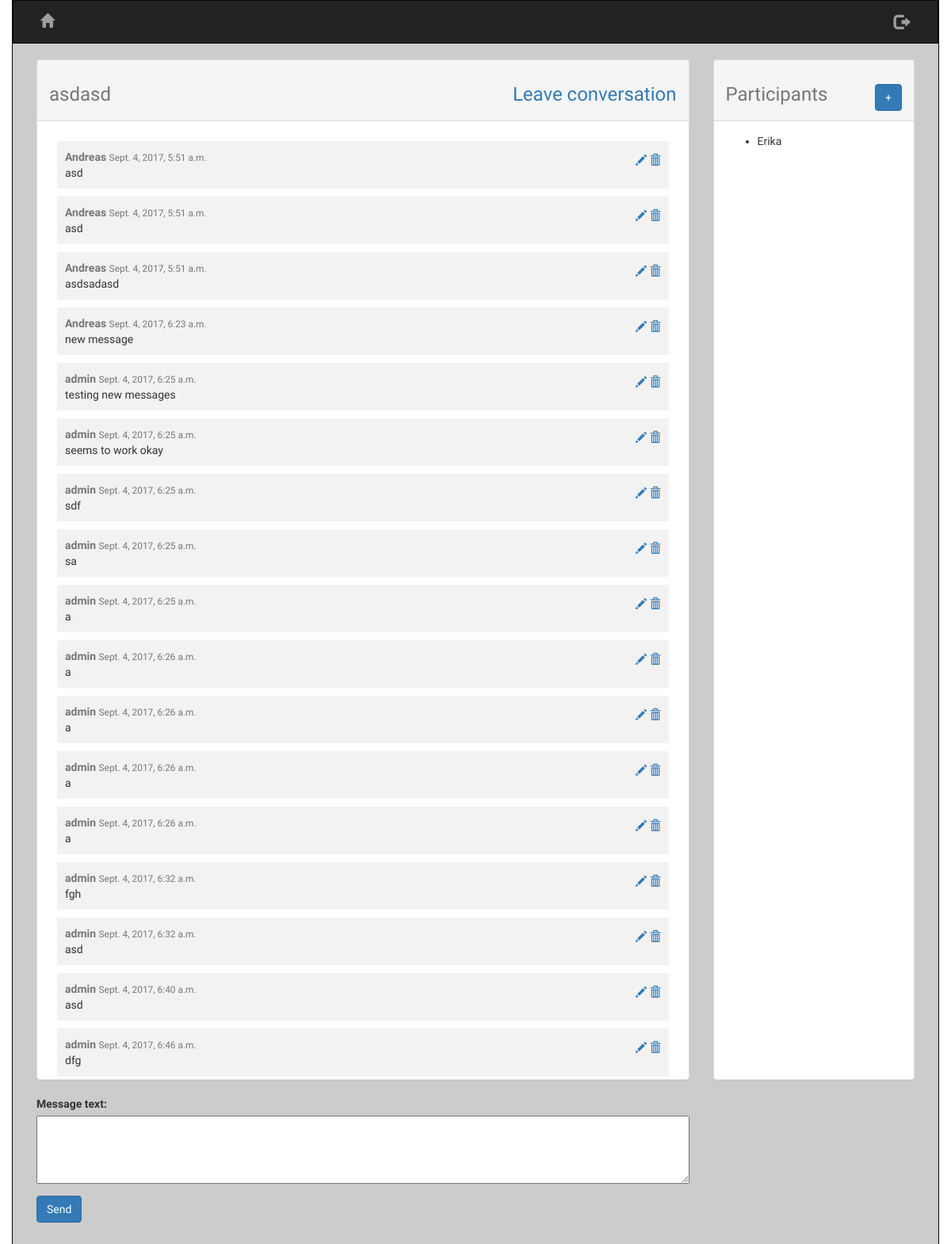
Screenshot of /messenger/conversations/37/ with the database file from the repository.
### messenger/models.py (models this page shows, shortened)
class Conversation(models.Model):
	participants = models.ManyToManyField(User)
	created = models.DateTimeField(auto_now=True)
	conversation_name = models.CharField(max_length=100)

class Message(models.Model):
	sent_by = models.ForeignKey(User, related_name='sent_by')
	conversation = models.ForeignKey(Conversation, on_delete=models.CASCADE)
	message_text = models.CharField(max_length=1000)
	timestamp = models.DateTimeField(auto_now_add=True)

### messenger/views.py (the view, shortened to what this page needs)
# urls.py: url(r'^conversations/(?P<conversation_id>[0-9]+)/$', views.ConversationView.as_view(), name="conversation"),
class ConversationView(generic.TemplateView):
	template_name = 'messenger/conversation.html'
	def get(self, request, conversation_id):
		conversation = Conversation.objects.get(pk=conversation_id)
		participants = conversation.participants.all()
		messages = conversation.message_set.all().order_by('timestamp')
		messageform = MessageForm()
		participantform = AddParticipantForm()
		return render(request, 'messenger/conversation.html',
			{'messageform': messageform, 'participantform': participantform, 'conversation': conversation, 'participants': participants, 'messages': messages, 'pk': conversation_id})

### messenger/forms.py
class MessageForm(forms.ModelForm):
	class Meta:
		model = Message
		fields = ('message_text',)
		widgets = {'message_text': forms.Textarea(attrs={'rows': 4})}

class AddParticipantForm(forms.Form):
	username = forms.CharField(max_length=150)
	class Meta:
		fields = ('username',)

### messenger/templates/messenger/conversation.html (shortened to what this page needs)
{% extends 'messenger/base.html' %}
{% block scripts %}
  {% load staticfiles %}
  <link rel="stylesheet" type="text/css" href={% static 'messenger/css/conversation.css' %} />
{% endblock %}
{% block content %}
  <div class="col-md-9" style="float: left;">
  <div class="panel panel-default">
    <div class="panel-heading">
      <div class="panel-title">
        <h3 class="text-muted">
      		{{ conversation.conversation_name }}
      		<a style="float: right;" href="{% url 'messenger:leaveconversation' conversation.pk %}">Leave conversation</a>
      	</h3>
      </div>
    </div>
    <div class="panel-body">
      {% if messages %}
        {% for message in messages %}
          <div class="messagerow">
            <strong class="text-muted">{{ message.sent_by }}</strong>
            <small class="text-muted">{{ message.timestamp }}</small>
            <span style="float: right; padding-top: 5px;"
  						<a href="{% url 'messenger:editmessage' message.pk %}">
  							<span class="glyphicon glyphicon-pencil"></span>
  						</a>
  						<a href="{% url 'messenger:removemessage' message.pk %}">
  							<span class="glyphicon glyphicon-trash"></span>
  						</a>
            </span>
            <br />
            {{ message.message_text }}
          </div>
        {% endfor %}
        {% else %}
          <p>Nothing to see here...</p>
        {% endif %}
      </div>
    </div>
    <div>
        <form method="post" class="input">
          {{ messageform.as_p }}
          <button type="submit" class="btn btn-primary" id="sendmessage">Send</button>
        </form>
      </div>
  </div>
  <div class="col-md-3" style="float: right;">
    <div class="panel panel-default">
      <div class="panel-heading">
        <div class="panel-title">
          <h3 class="text-muted">
            Participants
          <form action="{% url 'messenger:addparticipant' conversation.pk %}" style="float: right;">
            <button class="btn btn-primary">+</button>
          </form>
          </h3>
        </div>
      </div>
      <div class="panel-body">
        {% if participants %}
      		<ul>
      			{% for p in participants %}
      				<li>{{ p.username }}</li>
      			{% endfor %}
      		</ul>
        {% endif %}
      </div>
    </div>
{% endblock %}

### messenger/static/messenger/css/style.css (style rules this page uses)
body { font-family: Yantramanav; background-image: url("https://blog.spoongraphics.co.uk/wp-content/uploads/2012/textures/19.jpg"); }

### messenger/static/messenger/css/conversation.css (style rules this page uses)
.panel { height: 60vh; overflow: auto; }
.panel-heading { position: sticky; z-index: 99999; top: 0; }
textarea { width: 100%; }
.messagerow { padding: 10px; margin: 10px; background-color: #f2f2f2; }

### rows the page displays
Conversation: conversation_name "asdasd"
Message: sent_by "Andreas", timestamp "Sept. 4, 2017, 5:51 a.m.", message_text "asd"
Message: sent_by "Andreas", timestamp "Sept. 4, 2017, 5:51 a.m.", message_text "asd"
Message: sent_by "Andreas", timestamp "Sept. 4, 2017, 5:51 a.m.", message_text "asdsadasd"
Message: sent_by "Andreas", timestamp "Sept. 4, 2017, 6:23 a.m.", message_text "new message"
Message: sent_by "admin", timestamp "Sept. 4, 2017, 6:25 a.m.", message_text "testing new messages"
Message: sent_by "admin", timestamp "Sept. 4, 2017, 6:25 a.m.", message_text "seems to work okay"
Message: sent_by "admin", timestamp "Sept. 4, 2017, 6:25 a.m.", message_text "sdf"
Message: sent_by "admin", timestamp "Sept. 4, 2017, 6:25 a.m.", message_text "sa"
Message: sent_by "admin", timestamp "Sept. 4, 2017, 6:25 a.m.", message_text "a"
Message: sent_by "admin", timestamp "Sept. 4, 2017, 6:26 a.m.", message_text "a"
Message: sent_by "admin", timestamp "Sept. 4, 2017, 6:26 a.m.", message_text "a"
Message: sent_by "admin", timestamp "Sept. 4, 2017, 6:26 a.m.", message_text "a"
Message: sent_by "admin", timestamp "Sept. 4, 2017, 6:26 a.m.", message_text "a"
Message: sent_by "admin", timestamp "Sept. 4, 2017, 6:32 a.m.", message_text "fgh"
Message: sent_by "admin", timestamp "Sept. 4, 2017, 6:32 a.m.", message_text "asd"
Message: sent_by "admin", timestamp "Sept. 4, 2017, 6:40 a.m.", message_text "asd"
Message: sent_by "admin", timestamp "Sept. 4, 2017, 6:46 a.m.", message_text "dfg"

### other values shown
{{ p.username }} "Erika"
